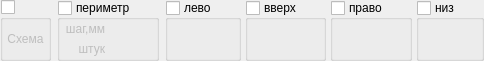
<?xml version="1.0" encoding="UTF-8"?>
<ui version="4.0">
 <class>LuversControl</class>
 <widget class="QWidget" name="LuversControl">
  <property name="geometry">
   <rect>
    <x>0</x>
    <y>0</y>
    <width>408</width>
    <height>57</height>
   </rect>
  </property>
  <property name="windowTitle">
   <string>Form</string>
  </property>
  <layout class="QVBoxLayout" name="verticalLayout_6">
   <property name="margin">
    <number>0</number>
   </property>
   <item>
    <layout class="QHBoxLayout" name="horizontalLayout_3">
     <item>
      <widget class="QGroupBox" name="schemaBox">
       <property name="styleSheet">
        <string notr="true"/>
       </property>
       <property name="title">
        <string/>
       </property>
       <property name="flat">
        <bool>false</bool>
       </property>
       <property name="checkable">
        <bool>true</bool>
       </property>
       <property name="checked">
        <bool>false</bool>
       </property>
       <layout class="QHBoxLayout" name="horizontalLayout_2">
        <property name="margin">
         <number>4</number>
        </property>
        <item>
         <widget class="QLabel" name="label">
          <property name="styleSheet">
           <string notr="true">background: transparent</string>
          </property>
          <property name="text">
           <string>Схема</string>
          </property>
          <property name="alignment">
           <set>Qt::AlignCenter</set>
          </property>
         </widget>
        </item>
       </layout>
      </widget>
     </item>
     <item>
      <widget class="QGroupBox" name="perimetrBox">
       <property name="styleSheet">
        <string notr="true"/>
       </property>
       <property name="title">
        <string>периметр</string>
       </property>
       <property name="checkable">
        <bool>true</bool>
       </property>
       <property name="checked">
        <bool>false</bool>
       </property>
       <layout class="QVBoxLayout" name="verticalLayout_2">
        <property name="margin">
         <number>2</number>
        </property>
        <item>
         <widget class="QFrame" name="subPerimetr">
          <property name="styleSheet">
           <string notr="true">QFrame {background: rgba(170, 0, 127, 0)}</string>
          </property>
          <property name="frameShape">
           <enum>QFrame::NoFrame</enum>
          </property>
          <property name="frameShadow">
           <enum>QFrame::Raised</enum>
          </property>
          <layout class="QVBoxLayout" name="verticalLayout">
           <property name="spacing">
            <number>6</number>
           </property>
           <property name="margin">
            <number>0</number>
           </property>
           <item>
            <layout class="QGridLayout" name="gridLayout_2">
             <item row="1" column="0">
              <widget class="QLabel" name="label_5">
               <property name="styleSheet">
                <string notr="true">background: transparent</string>
               </property>
               <property name="text">
                <string>штук</string>
               </property>
               <property name="alignment">
                <set>Qt::AlignRight|Qt::AlignTrailing|Qt::AlignVCenter</set>
               </property>
              </widget>
             </item>
             <item row="0" column="0">
              <widget class="QLabel" name="label_6">
               <property name="styleSheet">
                <string notr="true">background: transparent</string>
               </property>
               <property name="text">
                <string>шаг,мм</string>
               </property>
               <property name="alignment">
                <set>Qt::AlignRight|Qt::AlignTrailing|Qt::AlignVCenter</set>
               </property>
              </widget>
             </item>
             <item row="0" column="1" rowspan="2">
              <widget class="LuversAmount" name="perimetrAmount" native="true"/>
             </item>
            </layout>
           </item>
          </layout>
         </widget>
        </item>
       </layout>
      </widget>
     </item>
     <item>
      <widget class="QFrame" name="customFrame">
       <property name="styleSheet">
        <string notr="true">QFrame {background:transparent;}</string>
       </property>
       <property name="frameShape">
        <enum>QFrame::NoFrame</enum>
       </property>
       <property name="frameShadow">
        <enum>QFrame::Raised</enum>
       </property>
       <layout class="QHBoxLayout" name="horizontalLayout">
        <property name="spacing">
         <number>4</number>
        </property>
        <property name="margin">
         <number>0</number>
        </property>
        <item>
         <widget class="QGroupBox" name="leftBox">
          <property name="styleSheet">
           <string notr="true"/>
          </property>
          <property name="title">
           <string>лево</string>
          </property>
          <property name="checkable">
           <bool>true</bool>
          </property>
          <property name="checked">
           <bool>false</bool>
          </property>
          <layout class="QVBoxLayout" name="verticalLayout_13">
           <property name="margin">
            <number>2</number>
           </property>
           <item>
            <widget class="LuversAmount" name="leftAmount" native="true"/>
           </item>
          </layout>
         </widget>
        </item>
        <item>
         <widget class="QGroupBox" name="upBox">
          <property name="styleSheet">
           <string notr="true"/>
          </property>
          <property name="title">
           <string>вверх</string>
          </property>
          <property name="checkable">
           <bool>true</bool>
          </property>
          <property name="checked">
           <bool>false</bool>
          </property>
          <layout class="QVBoxLayout" name="verticalLayout_3">
           <property name="margin">
            <number>2</number>
           </property>
           <item>
            <widget class="LuversAmount" name="upAmount" native="true"/>
           </item>
          </layout>
         </widget>
        </item>
        <item>
         <widget class="QGroupBox" name="rightBox">
          <property name="styleSheet">
           <string notr="true"/>
          </property>
          <property name="title">
           <string>право</string>
          </property>
          <property name="checkable">
           <bool>true</bool>
          </property>
          <property name="checked">
           <bool>false</bool>
          </property>
          <layout class="QVBoxLayout" name="verticalLayout_4">
           <property name="margin">
            <number>2</number>
           </property>
           <item>
            <widget class="LuversAmount" name="rightAmount" native="true"/>
           </item>
          </layout>
         </widget>
        </item>
        <item>
         <widget class="QGroupBox" name="downBox">
          <property name="styleSheet">
           <string notr="true"/>
          </property>
          <property name="title">
           <string>низ</string>
          </property>
          <property name="checkable">
           <bool>true</bool>
          </property>
          <property name="checked">
           <bool>false</bool>
          </property>
          <layout class="QVBoxLayout" name="verticalLayout_5">
           <property name="margin">
            <number>2</number>
           </property>
           <item>
            <widget class="LuversAmount" name="downAmount" native="true"/>
           </item>
          </layout>
         </widget>
        </item>
       </layout>
      </widget>
     </item>
    </layout>
   </item>
  </layout>
 </widget>
 <customwidgets>
  <customwidget>
   <class>LuversAmount</class>
   <extends>QWidget</extends>
   <header>widgets/work/task/luvers/luversamount.h</header>
   <container>1</container>
  </customwidget>
 </customwidgets>
 <resources/>
 <connections/>
</ui>
